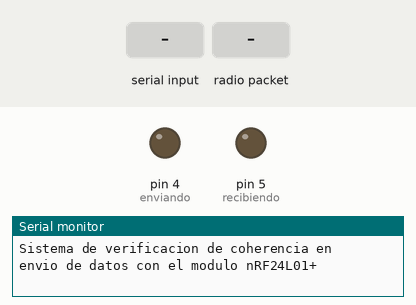
Simulated run of this sketch. Board: Arduino Uno, built with avr-gcc and run on an emulated ATmega328P. Shown: output pins drawn as LEDs (lit = HIGH), the last lines printed to the serial monitor. The inputs (shaded band) are chosen by the test bench. No radio packets arrive unless stated.

Above: at 1.2 s.
1.3 s: "*" received over Serial
At 1.9 s:
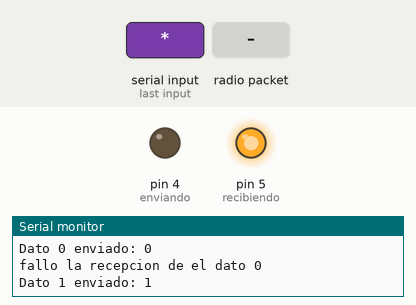
2.8 s: radio packet "*" arrives
Timing chart, 0 to 41.5 s (numbered marks = the images above; inputs shaded):
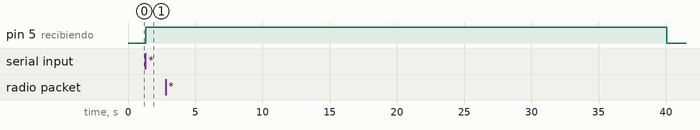

The sketch:

nRF24L01p_TX_Test.ino
```cpp
/*  ----------------------------------------------------------------
    SETISAEDU
    Codigo de prueba de transmision a larga distancia con NRF2401+.
    Codigo del Transmisor
  --------------------------------------------------------------------
*/
#include <SPI.h>      //Libreria para usar el modulo SPI
#include "nRF24L01.h" //Librerias del modulos nRF24L01+
#include "RF24.h"

RF24 radio(9, 10);//Declaracion de los pines de control CE y CSN para el modulo, se define "radio"

// Definicion de las direcciones de comunicacion
const uint64_t direccion1 = 0x7878787878LL;
const uint64_t direccion2 = 0xB3B4B5B6F1LL;

const char enviando = 4; //Pin indicador de envio
const char recibiendo = 5; //Pin indicador de recepcion
//Declaracion de todas las variables
unsigned int RX[128];
unsigned int TX[128];
unsigned char mul = 1;
bool TX_state = false;

int  error_cont = 0;
bool test = 0;

void setup(void)
{
  pinMode(9, OUTPUT);
  pinMode(10, OUTPUT);
  Serial.begin(230400); //Inicializacion del puerto serial para la comunicacion con la PC

  radio.begin(); //Inicio del modulo nRF24L01+
  radio.setPALevel(RF24_PA_MAX);  // Configuracion en modo de maxima potencia
  radio.setDataRate(RF24_250KBPS); //Configuracion de la velocidad de transmision
  radio.setChannel(100); // Configuracion del canal de comunicacion
  //Apertura de los canales de comunicacion
  radio.openWritingPipe(direccion1);
  radio.openReadingPipe(1, direccion2);

  //Configuracion de pines de salida de los indicadores
  pinMode(enviando, OUTPUT);
  pinMode(recibiendo, OUTPUT);
  digitalWrite(enviando, LOW);
  digitalWrite(recibiendo, LOW);
  //Mensaje inicial
  Serial.println("Sistema de verificacion de coherencia en");
  Serial.println("envio de datos con el modulo nRF24L01+");
  for (int x = 0; x < 128; x++)
  {
    RX[x] = 0;
    TX[x] = 0;
  }

}


void loop(void)
{
  //Serial.println("espera");
  if (Serial.available())
  {
    if (TX_state == false)
    {
      unsigned char temp = Serial.read();
      if (temp == '*')
      {
        TX_state = true;
        return;
      } else
      {
        mul = temp - 48;
        Serial.print("Cambio de multiplicador por ");
        Serial.println(mul);
      }
    }
  }

  if (TX_state == true)
  {
    Serial.println("Iniciando envios");
    Serial.print("Multiplicador= ");
    Serial.println(mul);
    Serial.println("******************************************************************");
    for (unsigned char i = 0; i < 128; i++)
    {
      radio.stopListening(); // Paramos la escucha para poder escribir
      digitalWrite(enviando, HIGH);
      TX[i] = i * mul;
      bool ok = radio.write(&TX[i], sizeof(TX[i])); //Envio de datos
      if (!ok)
      {
        Serial.print("fallo el envio en el dato ");
        Serial.print(i);
        Serial.print(" : ");
        Serial.println(TX[i]);
        //TX_state = 0;
        //return;
      } else
      {
        Serial.print("Dato ");
        Serial.print(i);
        Serial.print(" enviado: ");
        Serial.println(TX[i]);
      }
      digitalWrite(enviando, LOW);
      //delay(50);
      radio.startListening(); //Volvemos a la escucha
      unsigned long inicio = millis();
      bool timeout = false;
      digitalWrite(recibiendo, HIGH);
      while ( ! radio.available() && ! timeout )
      {
        if (millis() - inicio > 300 )  // Esperamos 3000ms para darle tiempo a el receptor de respondernos
          timeout = true; // si se alcanzo el tiempo, se pone en true para
      }
      if ( timeout )
      {
        Serial.print("fallo la recepcion de el dato ");
        Serial.println(i);
        RX[i] = 0;
      } else
      {
        radio.read( &RX[i], sizeof(RX[i])); //Funcion de lectura de datos
        Serial.print("Dato ");
        Serial.print(i);
        Serial.print(" recibido: ");
        Serial.println(RX[i]);
      }
      digitalWrite(recibiendo, LOW);
      //delay(50);
    }
    Serial.println("Todos los datos fueron transmitidos");
    Serial.println("******************************************************************");
    radio.startListening(); //Volvemos a la escucha
    TX_state = 0;
    test = 1;
  }

  if (test == 1)
  {
    Serial.println("******************************************************************");
    Serial.println("Iniciando verificacion de caracteres");
    error_cont = 0;
    for (unsigned char i = 0; i < 128; i++)
    {
      if (TX[i] != RX[i])
      {
        Serial.print("Datos erroneos en la comparacion: ");
        Serial.println(i);
        error_cont++;
      } else
      {
        Serial.print("Datos ");
        Serial.print(i);
        Serial.println(" correctos");
      }
    }
    Serial.println("********************************************************************");
    Serial.println("Test finalizado...");
    Serial.print("Numero de datos errorenos recibidos: ");
    Serial.println(error_cont);
    test = 0;
    error_cont = 0;
    for (int x = 0; x < 128; x++)
    {
      RX[x] = 0;
      TX[x] = 0;
    }
  }
}
```

Measured:
- after the input at 1.3 s, pin 5 (recibiendo): LOW → HIGH at once
